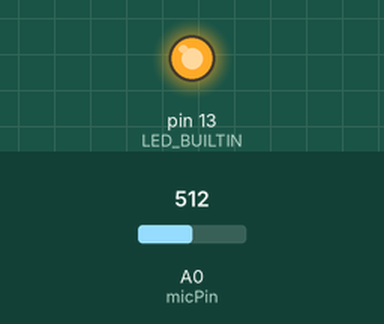
A sketch run on a simulated Arduino Uno, built with avr-gcc and run on an emulated ATmega328P. On the bench: output pins drawn as LEDs (lit = HIGH). The test bench sets the inputs (shaded band); at power-on: A0 (micPin) = 512.

Above: at 0.3 s.
Timing chart, 0 to 1.8 s (numbered marks = the images above):
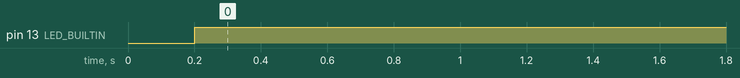

Measured:
- by itself, pin 13 (LED_BUILTIN): LOW → HIGH at 0.20 s

The sketch:

speaker-booster-sound-detector.ino
```cpp
#include <IRLibSendBase.h>
#include <IRLib_P01_NEC.h>
#include <IRLibCombo.h>

IRsend mySender;

// Configuration.
int micPin = 0;
int micVolumeThreshold = 20;
int sampleDelay = 50;
int signalDelay = 250;

bool speakerBoosted = false;

int micHistoryCount = 200;
int micHistoryIndex = 0;

// Volume history.
int micVolumeHistory [200];
long micVolumeTotal = 0;
int micVolumeAverage;

int micWarmupThreshold = 4;

void setup() {
  pinMode(micPin, INPUT);
  pinMode(LED_BUILTIN, OUTPUT);

  initializeHistories();

  warmUpMic();
}

void loop() {
  int volume = readMicVolume();

  storeMicVolumeInHistory(volume);

  bool speakerShouldBeBoosted = (maxVolumeInHistory() >= micVolumeThreshold);

  if (speakerShouldBeBoosted && (speakerBoosted == false)) {
    boostSpeaker();
  }
  else if ((speakerShouldBeBoosted == false) && speakerBoosted) {
    lowerSpeaker();
  }

  delay(sampleDelay);

}

void warmUpMic() {
  int micVolume;

  // Warm up the mic by reading it a few times.
  for (int i = 0; i < micWarmupThreshold; i++) {
    micVolume = analogRead(micPin);
    delay(sampleDelay);
  }
}

void initializeHistories() {
  for (int i = 0; i < micHistoryCount; i++) {
    micVolumeHistory[i] = 0;
  }
}

int readMicVolume() {
  int volume = 0;
  int micVolume = analogRead(micPin);

  if (micVolume >= micVolumeThreshold) {
    volume = micVolume;
  }

  return volume;
}

void storeMicVolumeInHistory(int volume) {
  micVolumeTotal = micVolumeTotal - micVolumeHistory[micHistoryIndex] + volume;
  micVolumeHistory[micHistoryIndex] = volume;
  micVolumeAverage = micVolumeTotal / micHistoryCount;

  // Increment counter.
  micHistoryIndex++;
  if (micHistoryIndex == micHistoryCount) {
    micHistoryIndex = 0;
  }
}

int maxVolumeInHistory() {
  int maxVolumeInHistory = 0;

  for (int i = 0; i < micHistoryCount; i++) {
    maxVolumeInHistory = max(maxVolumeInHistory, micVolumeHistory[i]);
  }

  return maxVolumeInHistory;
}

void boostSpeaker() {
  digitalWrite(LED_BUILTIN, HIGH);

  speakerBoosted = true;

  sendIRCode(0xff827d);
}

void lowerSpeaker() {
  digitalWrite(LED_BUILTIN, LOW);

  speakerBoosted = false;

  sendIRCode(0xffa25d);
}

void sendIRCode(long code) {
  mySender.send(NEC, code, 0);
  delay(signalDelay);
  mySender.send(NEC, code, 0);
}
```
